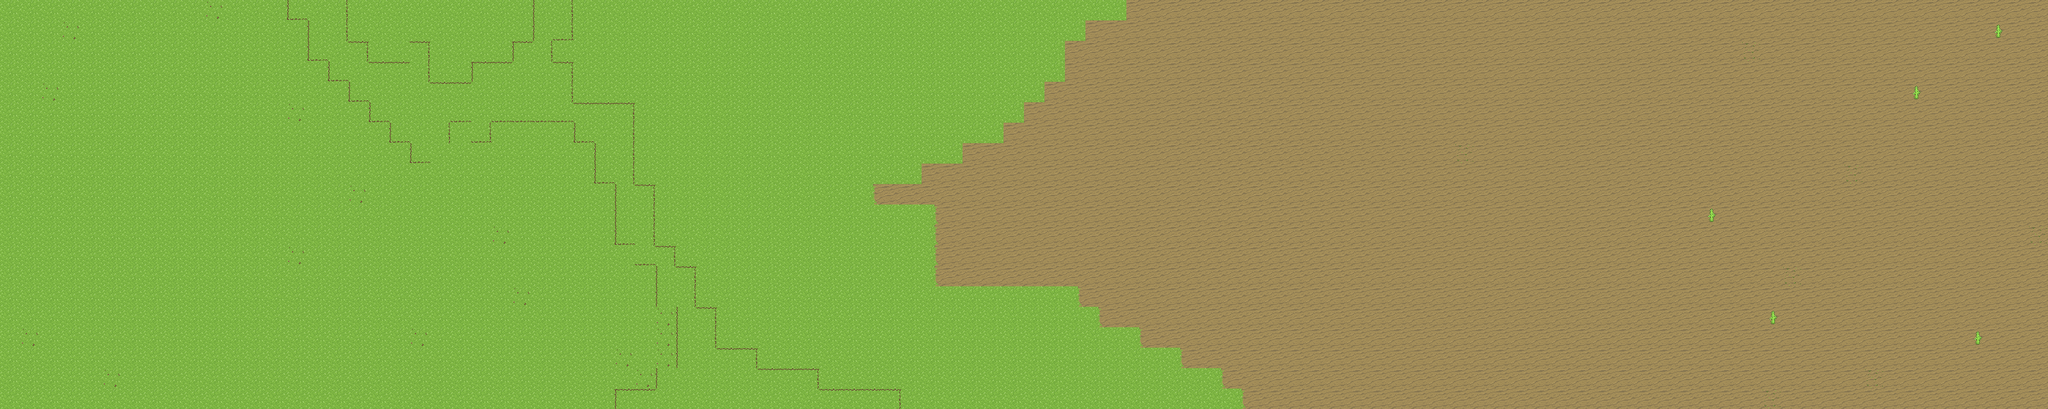

Tiled map render using the project's own tile images. Description and the map definition, with tile-layer contents summarised, below:
An orthogonal 100x20 tile map with 32x32 px tiles, 3 tile layers (Tile Layer 1, Decorations, Decorations 2), 2 tilesets and 283 objects.

<map version="1.0" orientation="orthogonal" renderorder="right-down" width="100" height="20" tilewidth="32" tileheight="32" nextobjectid="478">
 <tileset firstgid="1" name="block" tilewidth="32" tileheight="32" tilecount="1" columns="1">
  <image source="block.png" width="32" height="32" />
 </tileset>
 <tileset firstgid="2" name="tileset" tilewidth="32" tileheight="32" tilecount="100" columns="10">
  <image source="tileset.png" width="320" height="320" />
 </tileset>
 <layer name="Tile Layer 1" width="100" height="20">
  <data>[2000 cells, 2000 non-empty, 2 distinct tile ids]</data>
 </layer>
 <objectgroup name="Tree" visible="0">
  <object id="230" gid="7" x="0" y="640" width="32" height="32" />
  <object id="231" gid="7" x="64" y="416" width="32" height="32" />
  <object id="232" gid="7" x="160" y="448" width="32" height="32" />
  <object id="233" gid="7" x="288" y="256" width="32" height="32" />
  <object id="234" gid="7" x="352" y="320" width="32" height="32" />
  <object id="235" gid="7" x="672" y="32" width="32" height="32" />
  <object id="236" gid="7" x="704" y="32" width="32" height="32" />
  <object id="237" gid="7" x="704" y="64" width="32" height="32" />
  <object id="238" gid="7" x="992" y="32" width="32" height="32" />
  <object id="239" gid="7" x="1024" y="128" width="32" height="32" />
  <object id="240" gid="7" x="928" y="384" width="32" height="32" />
  <object id="241" gid="7" x="640" y="640" width="32" height="32" />
  <object id="242" gid="7" x="704" y="640" width="32" height="32" />
  <object id="243" gid="7" x="672" y="640" width="32" height="32" />
  <object id="244" gid="7" x="704" y="608" width="32" height="32" />
  <object id="245" gid="7" x="736" y="576" width="32" height="32" />
  <object id="246" gid="7" x="736" y="608" width="32" height="32" />
  <object id="247" gid="7" x="800" y="608" width="32" height="32" />
  <object id="248" gid="7" x="768" y="640" width="32" height="32" />
  <object id="249" gid="7" x="800" y="640" width="32" height="32" />
  <object id="250" gid="7" x="768" y="608" width="32" height="32" />
  <object id="251" gid="7" x="736" y="640" width="32" height="32" />
  <object id="252" gid="7" x="832" y="640" width="32" height="32" />
  <object id="253" gid="7" x="832" y="608" width="32" height="32" />
  <object id="254" gid="7" x="864" y="576" width="32" height="32" />
  <object id="255" gid="7" x="864" y="608" width="32" height="32" />
  <object id="256" gid="7" x="896" y="640" width="32" height="32" />
  <object id="257" gid="7" x="864" y="640" width="32" height="32" />
 </objectgroup>
 <objectgroup name="Water">
  <object id="153" gid="12" x="480" y="32" width="32" height="32" />
  <object id="154" gid="12" x="448" y="32" width="32" height="32" />
  <object id="155" gid="12" x="480" y="64" width="32" height="32" />
  <object id="156" gid="12" x="480" y="96" width="32" height="32" />
  <object id="157" gid="12" x="512" y="128" width="32" height="32" />
  <object id="158" gid="12" x="512" y="96" width="32" height="32" />
  <object id="159" gid="12" x="544" y="128" width="32" height="32" />
  <object id="160" gid="12" x="576" y="160" width="32" height="32" />
  <object id="161" gid="12" x="608" y="128" width="32" height="32" />
  <object id="162" gid="12" x="608" y="160" width="32" height="32" />
  <object id="163" gid="12" x="608" y="192" width="32" height="32" />
  <object id="164" gid="12" x="576" y="192" width="32" height="32" />
  <object id="165" gid="12" x="544" y="160" width="32" height="32" />
  <object id="166" gid="12" x="608" y="224" width="32" height="32" />
  <object id="167" gid="12" x="640" y="256" width="32" height="32" />
  <object id="168" gid="12" x="672" y="224" width="32" height="32" />
  <object id="169" gid="12" x="704" y="192" width="32" height="32" />
  <object id="170" gid="12" x="736" y="224" width="32" height="32" />
  <object id="171" gid="12" x="640" y="224" width="32" height="32" />
  <object id="172" gid="12" x="672" y="192" width="32" height="32" />
  <object id="173" gid="12" x="736" y="192" width="32" height="32" />
  <object id="174" gid="12" x="800" y="192" width="32" height="32" />
  <object id="175" gid="12" x="768" y="192" width="32" height="32" />
  <object id="176" gid="12" x="800" y="160" width="32" height="32" />
  <object id="177" gid="12" x="832" y="128" width="32" height="32" />
  <object id="178" gid="12" x="832" y="96" width="32" height="32" />
  <object id="179" gid="12" x="864" y="64" width="32" height="32" />
  <object id="180" gid="12" x="864" y="32" width="32" height="32" />
  <object id="181" gid="12" x="832" y="64" width="32" height="32" />
  <object id="182" gid="12" x="832" y="32" width="32" height="32" />
  <object id="183" gid="12" x="800" y="96" width="32" height="32" />
  <object id="184" gid="12" x="800" y="128" width="32" height="32" />
  <object id="185" gid="12" x="768" y="160" width="32" height="32" />
  <object id="186" gid="12" x="768" y="160" width="32" height="32" />
  <object id="187" gid="12" x="736" y="160" width="32" height="32" />
  <object id="188" gid="12" x="768" y="128" width="32" height="32" />
  <object id="189" gid="12" x="736" y="128" width="32" height="32" />
  <object id="190" gid="12" x="704" y="160" width="32" height="32" />
  <object id="191" gid="12" x="672" y="160" width="32" height="32" />
  <object id="192" gid="12" x="640" y="160" width="32" height="32" />
  <object id="193" gid="12" x="640" y="192" width="32" height="32" />
  <object id="194" gid="12" x="640" y="128" width="32" height="32" />
  <object id="195" gid="12" x="544" y="128" width="32" height="32" />
  <object id="196" gid="12" x="544" y="96" width="32" height="32" />
  <object id="197" gid="12" x="512" y="64" width="32" height="32" />
  <object id="198" gid="12" x="576" y="128" width="32" height="32" />
  <object id="199" gid="12" x="512" y="32" width="32" height="32" />
  <object id="200" gid="12" x="640" y="96" width="32" height="32" />
  <object id="411" gid="12" x="960" y="640" width="32" height="32" />
  <object id="412" gid="12" x="992" y="640" width="32" height="32" />
  <object id="413" gid="12" x="1024" y="608" width="32" height="32" />
  <object id="414" gid="12" x="1056" y="576" width="32" height="32" />
  <object id="415" gid="12" x="1056" y="544" width="32" height="32" />
  <object id="416" gid="12" x="1056" y="512" width="32" height="32" />
  <object id="417" gid="12" x="1024" y="480" width="32" height="32" />
  <object id="418" gid="12" x="1024" y="448" width="32" height="32" />
  <object id="419" gid="12" x="992" y="416" width="32" height="32" />
  <object id="420" gid="12" x="960" y="384" width="32" height="32" />
  <object id="421" gid="12" x="960" y="352" width="32" height="32" />
  <object id="422" gid="12" x="960" y="320" width="32" height="32" />
  <object id="423" gid="12" x="928" y="288" width="32" height="32" />
  <object id="424" gid="12" x="928" y="256" width="32" height="32" />
  <object id="425" gid="12" x="928" y="224" width="32" height="32" />
  <object id="426" gid="12" x="896" y="192" width="32" height="32" />
  <object id="427" gid="12" x="864" y="160" width="32" height="32" />
  <object id="428" gid="12" x="832" y="160" width="32" height="32" />
  <object id="429" gid="12" x="832" y="192" width="32" height="32" />
  <object id="430" gid="12" x="864" y="192" width="32" height="32" />
  <object id="431" gid="12" x="864" y="128" width="32" height="32" />
  </objectgroup>
 <objectgroup name="Mountain">
  <!-- 147 objects omitted --></objectgroup>
 <objectgroup name="Pyramids" visible="0">
  <!-- 3 objects omitted --></objectgroup>
 <layer name="Decorations" width="100" height="20">
  <data>[2000 cells, 91 non-empty, 6 distinct tile ids]</data>
 </layer>
 <layer name="Decorations 2" width="100" height="20">
  <data>[2000 cells, 46 non-empty, 2 distinct tile ids]</data>
 </layer>
</map>
<!-- 186 of 283 objects omitted -->